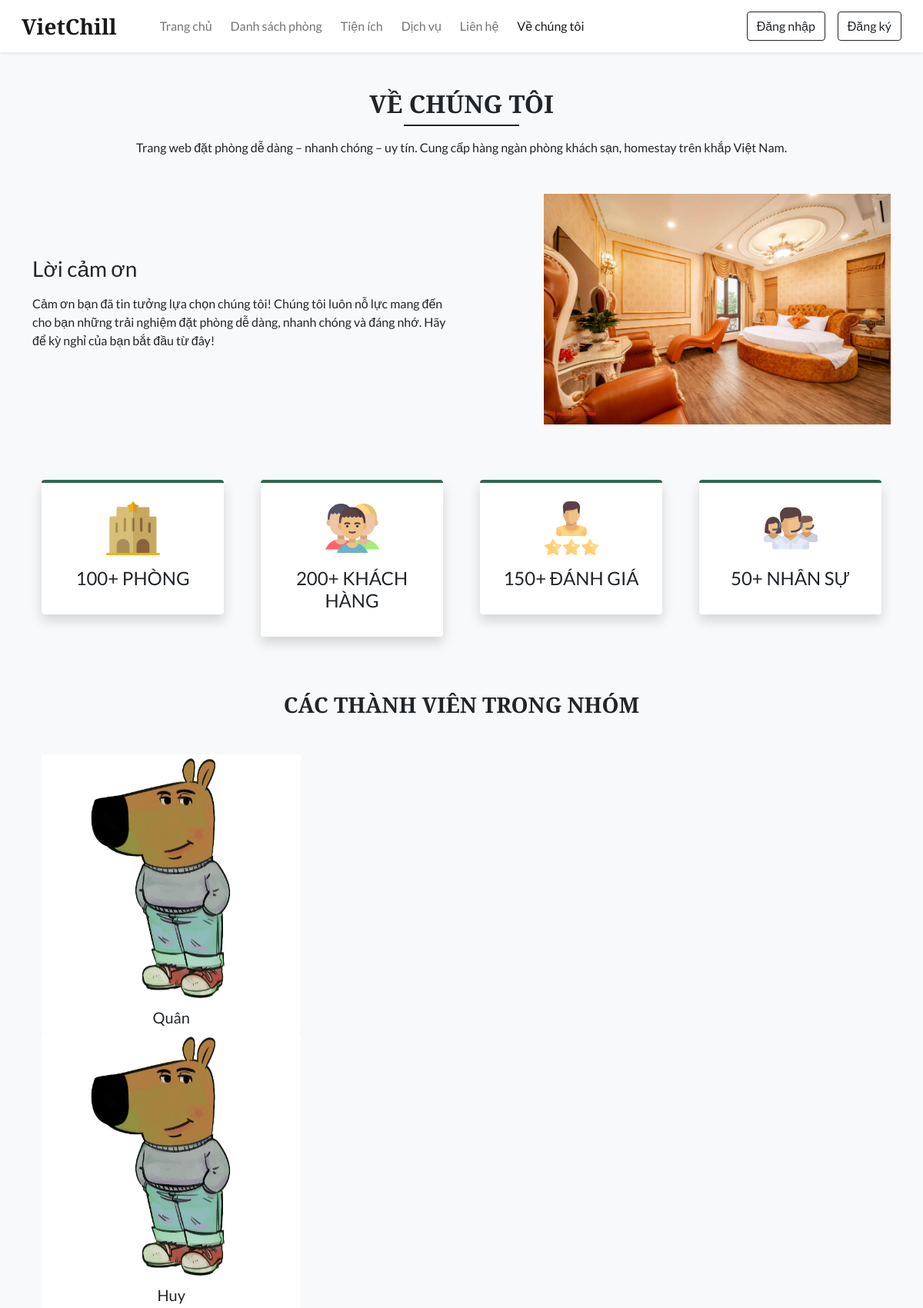
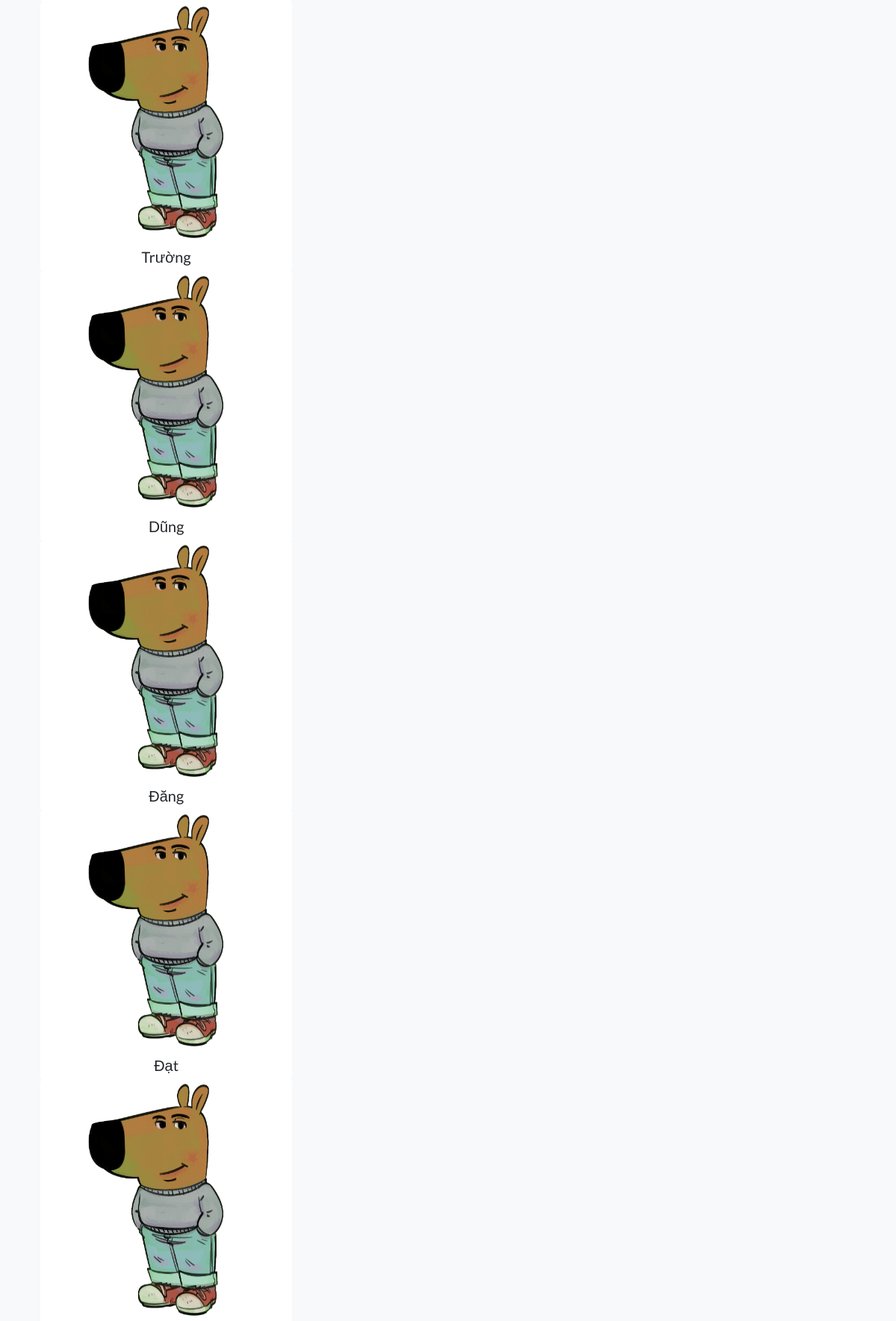
Page /about.php (upper part) on the committed database (2 pictures, top to bottom).
### tables this page shows
CREATE TABLE `settings` (
  `sr_no` int(11) NOT NULL,
  `site_title` varchar(50) NOT NULL,
  `site_about` varchar(250) NOT NULL,
  `shutdown` tinyint(1) NOT NULL
);

CREATE TABLE `team_details` (
  `sr_no` int(11) NOT NULL,
  `name` varchar(50) NOT NULL,
  `picture` varchar(150) NOT NULL
);

### admin/inc/db_config.php (called while the page is built, shortened)
<?php
  function selectAll($table) {
    $con = $GLOBALS['con'];
    $res = mysqli_query($con, "SELECT * FROM $table");
    return $res;
  }
  function select($sql, $values, $datatypes) {
    $con = $GLOBALS['con'];
    if($stmt = mysqli_prepare($con, $sql)){
      mysqli_stmt_bind_param($stmt, $datatypes, ...$values);
      if(mysqli_stmt_execute($stmt)){
        $res = mysqli_stmt_get_result($stmt);
        return $res;
      }
      else{
        mysqli_stmt_close($stmt);
        die("Query cannot be executed - Execute");
      }
    }
    else{
      die("Query cannot be executed - Select");
    }
  }
?>

### about.php (the view, shortened to what this page needs)
<!DOCTYPE html>
<html lang="en">
<head>
  <link  rel="stylesheet" href="https://unpkg.com/swiper@7/swiper-bundle.min.css">
  <?php require('inc/links.php'); ?>
</head>
<body class="bg-light">
  <?php require('inc/header.php'); ?>
  <div class="my-5 px-4">
    <h2 class="fw-bold h-font text-center">VỀ CHÚNG TÔI</h2>
    <div class="h-line bg-dark"></div>
    <p class="text-center mt-3">
      Trang web đặt phòng dễ dàng – nhanh chóng – uy tín. Cung cấp hàng ngàn phòng khách sạn, homestay trên khắp Việt Nam. <br>
    </p>
  </div>
  <div class="container">
    <div class="row justify-content-between align-items-center">
      <div class="col-lg-6 col-md-5 mb-4 order-lg-1 order-md-1 order-2">
        <h3 class="mb-3">Lời cảm ơn</h3>
        <p>
        Cảm ơn bạn đã tin tưởng lựa chọn chúng tôi!
Chúng tôi luôn nỗ lực mang đến cho bạn những trải nghiệm đặt phòng dễ dàng, nhanh chóng và đáng nhớ. Hãy để kỳ nghỉ của bạn bắt đầu từ đây!
        </p>
      </div>
      <div class="col-lg-5 col-md-5 mb-4 order-lg-2 order-md-2 order-1">
        <img src="images/about/about.jpg" class="w-100">
      </div>
    </div>
  </div>
  <div class="container mt-5">
    <div class="row">
      <div class="col-lg-3 col-md-6 mb-4 px-4">
        <div class="bg-white rounded shadow p-4 border-top border-4 text-center box">
          <img src="images/about/hotel.svg" width="70px">
          <h4 class="mt-3">100+ PHÒNG</h4>
        </div>
      </div>
      <div class="col-lg-3 col-md-6 mb-4 px-4">
        <div class="bg-white rounded shadow p-4 border-top border-4 text-center box">
          <img src="images/about/customers.svg" width="70px">
          <h4 class="mt-3">200+ KHÁCH HÀNG</h4>
        </div>
      </div>
      <div class="col-lg-3 col-md-6 mb-4 px-4">
        <div class="bg-white rounded shadow p-4 border-top border-4 text-center box">
          <img src="images/about/rating.svg" width="70px">
          <h4 class="mt-3">150+ ĐÁNH GIÁ</h4>
        </div>
      </div>
      <div class="col-lg-3 col-md-6 mb-4 px-4">
        <div class="bg-white rounded shadow p-4 border-top border-4 text-center box">
          <img src="images/about/staff.svg" width="70px">
          <h4 class="mt-3">50+ NHÂN SỰ</h4>
        </div>
      </div>
    </div>
  </div>
  <h3 class="my-5 fw-bold h-font text-center">CÁC THÀNH VIÊN TRONG NHÓM</h3>
  <div class="container px-4">
    <div class="swiper mySwiper">
      <div class="swiper-wrapper mb-5">
        <?php
          $about_r = selectAll('team_details');
          $path=ABOUT_IMG_PATH;
          while($row = mysqli_fetch_assoc($about_r)){
            echo<<<data
              <div class="swiper-slide bg-white text-center overflow-hidden rounded">
                <img src="$path$row[picture]" class="w-100">
                <h5 class="mt-2">$row[name]</h5>
              </div>
            data;
          }
        ?>
      </div>
    </div>
  </div>
</body>
</html>

### inc/header.php (shortened to what this page needs)
<nav id="nav-bar" class="navbar navbar-expand-lg navbar-light bg-white px-lg-3 py-lg-2 shadow-sm sticky-top">
  <div class="container-fluid">
    <a class="navbar-brand me-5 fw-bold fs-3 h-font" href="index.php"><?php echo $settings_r['site_title'] ?></a>
    <div class="collapse navbar-collapse" id="navbarSupportedContent">
      <ul class="navbar-nav me-auto mb-2 mb-lg-0">
        <li class="nav-item">
          <a class="nav-link me-2" href="index.php">Trang chủ</a>
        </li>
        <li class="nav-item">
          <a class="nav-link me-2" href="rooms.php">Danh sách phòng</a>
        </li>
        <li class="nav-item">
          <a class="nav-link me-2" href="facilities.php">Tiện ích</a>
        </li>
        <li class="nav-item">
          <a class="nav-link me-2" href="services.php">Dịch vụ</a>
        </li>
        <li class="nav-item">
          <a class="nav-link me-2" href="contact.php">Liên hệ</a>
        </li>
        <li class="nav-item">
          <a class="nav-link" href="about.php">Về chúng tôi</a>
        </li>
      </ul>
      <div class="d-flex">
        <?php
          if(isset($_SESSION['login']) && $_SESSION['login']==true)
          {
            $path = USERS_IMG_PATH;
            echo<<<data
              <div class="btn-group">
                <button type="button" class="btn btn-outline-dark shadow-none dropdown-toggle" data-bs-toggle="dropdown" data-bs-display="static" aria-expanded="false">
                  <img src="$path$_SESSION[uPic]" style="width: 25px; height: 25px;" class="me-1 rounded-circle">
                  $_SESSION[uName]
                </button>
                <ul class="dropdown-menu dropdown-menu-lg-end">
                  <li><a class="dropdown-item" href="profile.php">Hồ sơ cá nhân</a></li>
                  <li><a class="dropdown-item" href="bookings.php">Lịch sử đặt phòng</a></li>
                  <li><a class="dropdown-item" href="logout.php">Đăng xuất</a></li>
                </ul>
              </div>
            data;
          }
          else
          {
            echo<<<data
              <button type="button" class="btn btn-outline-dark shadow-none me-lg-3 me-2" data-bs-toggle="modal" data-bs-target="#loginModal">
                Đăng nhập
              </button>
              <button type="button" class="btn btn-outline-dark shadow-none" data-bs-toggle="modal" data-bs-target="#registerModal">
                Đăng ký
              </button>
            data;
          }
        ?>
      </div>
    </div>
  </div>
</nav>

### css/common.css (style rules this page uses)
:root { --teal: #2D6A4F; --teal_hover: #2D6A4F; }
* { font-family: 'Lato', sans-serif; }
.h-font { font-family: 'Merriweather', serif; }
.h-line { width: 150px; margin: 0 auto; height: 1.7px; }

### about.php (style rules this page uses)
.box { border-top-color: var(--teal) !important; }

### rows in the picture
settings: site_title "VietChill"
team_details: picture (picture), name "Quân"
team_details: picture (picture), name "Huy"
team_details: picture (picture), name "Trường"
team_details: picture (picture), name "Dũng"
team_details: picture (picture), name "Đăng"
team_details: picture (picture), name "Đạt"
team_details: picture (picture)
